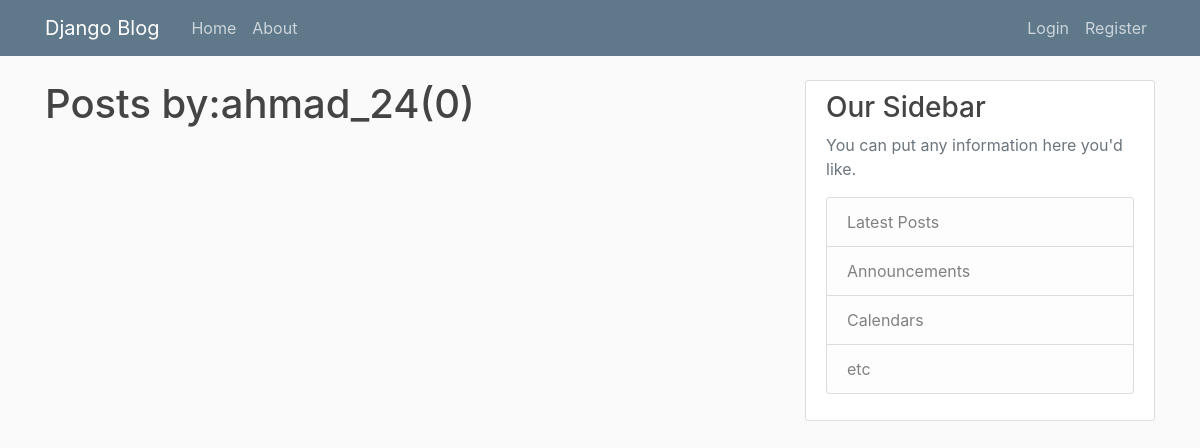
The page /user/ahmad_24 on the database as committed earlier.
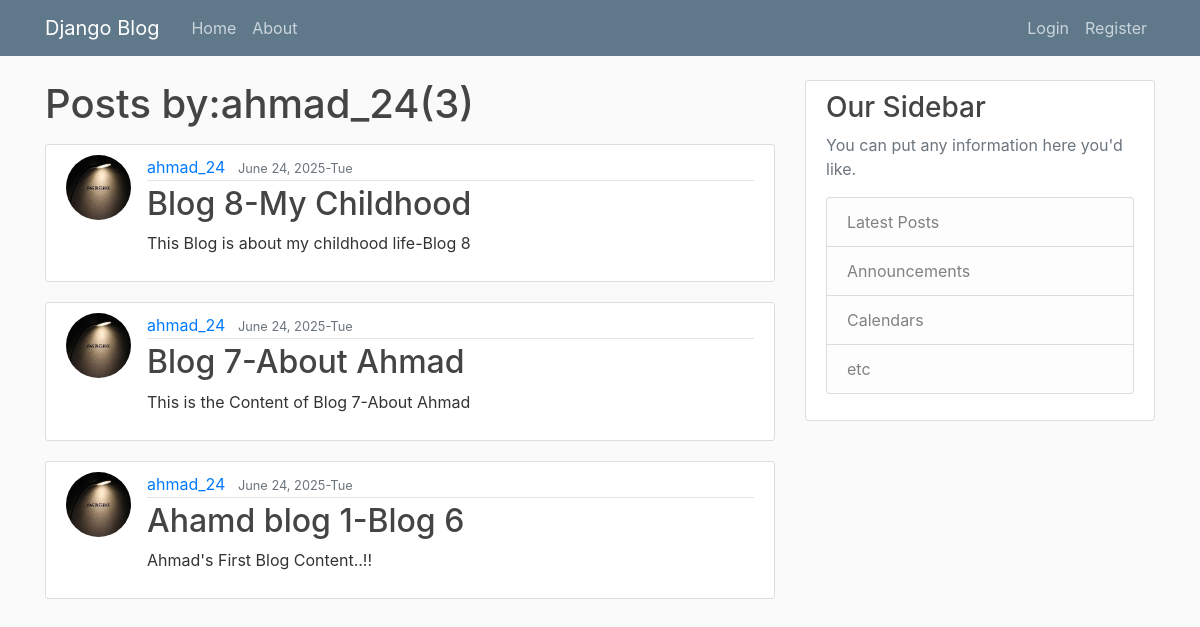
The same page on the database as committed later.
### blog/models.py (models this page shows, shortened)
class Post(models.Model):
    title = models.CharField(max_length=100)
    content = models.TextField()
    date_posted = models.DateTimeField(default=timezone.now)
    author = models.ForeignKey(User,on_delete=models.CASCADE)

### users/models.py (models this page shows, shortened)
class Profile(models.Model):
    user = models.OneToOneField(User,on_delete=models.CASCADE)
    image = models.ImageField(default='default.jpg',upload_to='profile_pics')

### blog/views.py (the view)
# urls.py: path('user/<str:username>',UserPostListView.as_view(),name='user-posts'),
class UserPostListView(ListView):
    model = Post
    template_name = 'blog/user_posts.html'
    context_object_name = 'posts'
    paginate_by = 5
    def get_queryset(self):
        user = get_object_or_404(User,username=self.kwargs.get('username'))
        return Post.objects.filter(author=user).order_by('-date_posted')

### blog/templates/blog/user_posts.html (shortened to what this page needs)
{%extends "blog/index.html"%}
{% block content %}
    <h1 class="mb-3">Posts by:{{view.kwargs.username}}({{page_obj.paginator.count}})</h1>
    {%for post in posts%}
       <article class="media content-section">
            <img src="{{ post.author.profile.image.url }}" alt="" class="rounded-circle article-img" >
            <div class="media-body">
            <div class="article-metadata">
            <a class="mr-2" href="{%url 'user-posts' post.author.username %}">{{ post.author }}</a>
            <small class="text-muted">{{ post.date_posted|date:"F d, Y-D" }}</small>
            </div>
            <h2><a class="article-title" href="{%url 'post-detail' post.id%}">{{ post.title }}</a></h2>
            <p class="article-content" >{{ post.content }}</p>
            </div>
        </article>
    {% endfor %}
{%endblock content%}

### blog/templates/blog/index.html (shortened to what this page needs)
{%load static%}
<!DOCTYPE html>
<html lang="en">
<head>
    <link rel="stylesheet" href="https://cdn.jsdelivr.net/npm/bootstrap@4.0.0/dist/css/bootstrap.min.css">
    <link rel="stylesheet" href="{%static 'blog/main.css'%}">
</head>
<body>
    <header class="site-header">
        <nav class="navbar navbar-expand-md navbar-dark bg-steel fixed-top">
        <div class="container">
            <a class="navbar-brand mr-4" href="{% url 'blog-home' %}">Django Blog</a>
            <div class="collapse navbar-collapse" id="navbarToggle">
            <div class="navbar-nav mr-auto">
                <a class="nav-item nav-link" href="{% url 'blog-home' %}">Home</a>
                <a class="nav-item nav-link" href="{% url 'blog-about' %}">About</a>
            </div>
            <div class="navbar-nav">
                {%  if user.is_authenticated %}
                    <a class="nav-item nav-link" href="{% url 'post-create'%}">Create</a>
                    <a class="nav-item nav-link" href="{% url 'profile' %}">Profile</a>
                    <form method="POST" action="{% url 'logout' %}">
                        {% csrf_token %}
                        <button type="submit" class="btn btn-danger">Logout</button>
                    </form>
                {% else %}
                    <a class="nav-item nav-link" href="{% url 'login' %}">Login</a>
                    <a class="nav-item nav-link" href="{% url 'register' %}">Register</a>
                {% endif %}
            </div>
            </div>
        </div>
        </nav>
    </header>
    <main role="main" class="container">
        <div class="row">
        <div class="col-md-8">
            {% block content %}{% endblock %}
        </div>
        <div class="col-md-4">
            <div class="content-section">
            <h3>Our Sidebar</h3>
            <p class='text-muted'>You can put any information here you'd like.
                <ul class="list-group">
                <li class="list-group-item list-group-item-light">Latest Posts</li>
                <li class="list-group-item list-group-item-light">Announcements</li>
                <li class="list-group-item list-group-item-light">Calendars</li>
                <li class="list-group-item list-group-item-light">etc</li>
                </ul>
            </p>
            </div>
        </div>
        </div>
    </main>
</body>
</html>

### blog/static/blog/main.css (style rules this page uses)
body { background: #fafafa; color: #333333; margin-top: 5rem; }
h1, h2, h3, h4, h5, h6 { color: #444444; }
ul { margin: 0; }
.bg-steel { background-color: #5f788a; }
.site-header .navbar-nav .nav-link { color: #cbd5db; }
.content-section { background: #ffffff; padding: 10px 20px; border: 1px solid #dddddd; border-radius: 3px; margin-bottom: 20px; }
.article-title { color: #444444; }
.article-content { white-space: pre-line; }
.article-img { height: 65px; width: 65px; margin-right: 16px; }
.article-metadata { padding-bottom: 1px; margin-bottom: 4px; border-bottom: 1px solid #e3e3e3 }

Rows that differ between the two databases and show on the page:
added Post: author.profile.image (picture), author "ahmad_24", date_posted "June 24, 2025-Tue", title "Blog 8-My Childhood", content "This Blog is about my childhood life-Blog 8"
added Post: author.profile.image (picture), author "ahmad_24", date_posted "June 24, 2025-Tue", title "Blog 7-About Ahmad", content "This is the Content of Blog 7-About Ahmad"
added Post: author.profile.image (picture), author "ahmad_24", date_posted "June 24, 2025-Tue", title "Ahamd blog 1-Blog 6", content "Ahmad's First Blog Content..!!"
Other text that changed with them:
{{ page_obj.paginator.count }}: "0" → "3"
